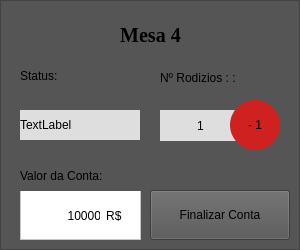
            <widget class="QFrame" name="frame_m4">
             <property name="minimumSize">
              <size>
               <width>300</width>
               <height>250</height>
              </size>
             </property>
             <property name="styleSheet">
              <string notr="true">background-color: rgb(85, 85, 85);</string>
             </property>
             <property name="frameShape">
              <enum>QFrame::StyledPanel</enum>
             </property>
             <property name="frameShadow">
              <enum>QFrame::Raised</enum>
             </property>
             <widget class="QLabel" name="mesa4">
              <property name="geometry">
               <rect>
                <x>10</x>
                <y>20</y>
                <width>281</width>
                <height>31</height>
               </rect>
              </property>
              <property name="font">
               <font>
                <family>Georgia</family>
                <pointsize>15</pointsize>
                <italic>false</italic>
                <bold>true</bold>
               </font>
              </property>
              <property name="cursor">
               <cursorShape>ArrowCursor</cursorShape>
              </property>
              <property name="styleSheet">
               <string notr="true">font: 700 15pt &quot;Georgia&quot;;
color: rgb(0, 0, 0);</string>
              </property>
              <property name="text">
               <string>Mesa 4</string>
              </property>
              <property name="alignment">
               <set>Qt::AlignCenter</set>
              </property>
             </widget>
             <widget class="QFrame" name="caixa_conta_m4">
              <property name="geometry">
               <rect>
                <x>20</x>
                <y>190</y>
                <width>121</width>
                <height>50</height>
               </rect>
              </property>
              <property name="styleSheet">
               <string notr="true">background-color: rgb(255, 255, 255);</string>
              </property>
              <property name="frameShape">
               <enum>QFrame::StyledPanel</enum>
              </property>
              <property name="frameShadow">
               <enum>QFrame::Raised</enum>
              </property>
              <widget class="QLabel" name="v_valor_conta_m4">
               <property name="geometry">
                <rect>
                 <x>10</x>
                 <y>10</y>
                 <width>71</width>
                 <height>31</height>
                </rect>
               </property>
               <property name="styleSheet">
                <string notr="true">font: 12pt &quot;Georgia&quot;;
color: rgb(0, 0, 0);</string>
               </property>
               <property name="text">
                <string>10000</string>
               </property>
               <property name="alignment">
                <set>Qt::AlignRight|Qt::AlignTrailing|Qt::AlignVCenter</set>
               </property>
              </widget>
              <widget class="QLabel" name="texto_reais_m4">
               <property name="geometry">
                <rect>
                 <x>80</x>
                 <y>10</y>
                 <width>31</width>
                 <height>31</height>
                </rect>
               </property>
               <property name="layoutDirection">
                <enum>Qt::LeftToRight</enum>
               </property>
               <property name="styleSheet">
                <string notr="true">font: 10pt &quot;Georgia&quot;;
color: rgb(0, 0, 0);</string>
               </property>
               <property name="text">
                <string>R$ </string>
               </property>
               <property name="alignment">
                <set>Qt::AlignCenter</set>
               </property>
              </widget>
             </widget>
             <widget class="QPushButton" name="b_finalizar_conta_m4">
              <property name="geometry">
               <rect>
                <x>150</x>
                <y>190</y>
                <width>140</width>
                <height>50</height>
               </rect>
              </property>
              <property name="styleSheet">
               <string notr="true">font: 10pt &quot;Georgia&quot;;
color: rgb(0, 0, 0);</string>
              </property>
              <property name="text">
               <string>Finalizar Conta</string>
              </property>
             </widget>
             <widget class="QLabel" name="label_10">
              <property name="geometry">
               <rect>
                <x>20</x>
                <y>60</y>
                <width>81</width>
                <height>31</height>
               </rect>
              </property>
              <property name="styleSheet">
               <string notr="true">font: 10pt &quot;Georgia&quot;;
color: rgb(0, 0, 0);</string>
              </property>
              <property name="text">
               <string>Status:</string>
              </property>
             </widget>
             <widget class="QLabel" name="status_4">
              <property name="geometry">
               <rect>
                <x>20</x>
                <y>110</y>
                <width>120</width>
                <height>30</height>
               </rect>
              </property>
              <property name="styleSheet">
               <string notr="true">background-color: rgb(222, 222, 222);
font: 10pt &quot;Georgia&quot;;
color: rgb(0, 0, 0);</string>
              </property>
              <property name="text">
               <string>TextLabel</string>
              </property>
             </widget>
             <widget class="QLabel" name="label_11">
              <property name="geometry">
               <rect>
                <x>160</x>
                <y>110</y>
                <width>81</width>
                <height>31</height>
               </rect>
              </property>
              <property name="styleSheet">
               <string notr="true">background-color: rgb(222, 222, 222);
font: 12pt &quot;Georgia&quot;;
color: rgb(0, 0, 0);</string>
              </property>
              <property name="text">
               <string>1</string>
              </property>
              <property name="alignment">
               <set>Qt::AlignCenter</set>
              </property>
             </widget>
             <widget class="QLabel" name="texto_valor_conta_m1_4">
              <property name="geometry">
               <rect>
                <x>20</x>
                <y>160</y>
                <width>131</width>
                <height>31</height>
               </rect>
              </property>
              <property name="styleSheet">
               <string notr="true">font: 10pt &quot;Georgia&quot;;
color: rgb(0, 0, 0);</string>
              </property>
              <property name="text">
               <string>Valor da Conta:</string>
              </property>
             </widget>
             <widget class="QLabel" name="label_12">
              <property name="geometry">
               <rect>
                <x>160</x>
                <y>70</y>
                <width>101</width>
                <height>16</height>
               </rect>
              </property>
              <property name="styleSheet">
               <string notr="true">font: 10pt &quot;Georgia&quot;;
color: rgb(0, 0, 0);</string>
              </property>
              <property name="text">
               <string>Nº Rodizios : :</string>
              </property>
             </widget>
             <widget class="QPushButton" name="b_detalhes_m1_4">
              <property name="geometry">
               <rect>
                <x>230</x>
                <y>100</y>
                <width>50</width>
                <height>50</height>
               </rect>
              </property>
              <property name="styleSheet">
               <string notr="true">background-color: rgb(208, 33, 33);
font: 700 10pt &quot;Georgia&quot;;
color: rgb(0, 0, 0);
border-radius: 25px;</string>
              </property>
              <property name="text">
               <string>- 1</string>
              </property>
             </widget>
            </widget>
